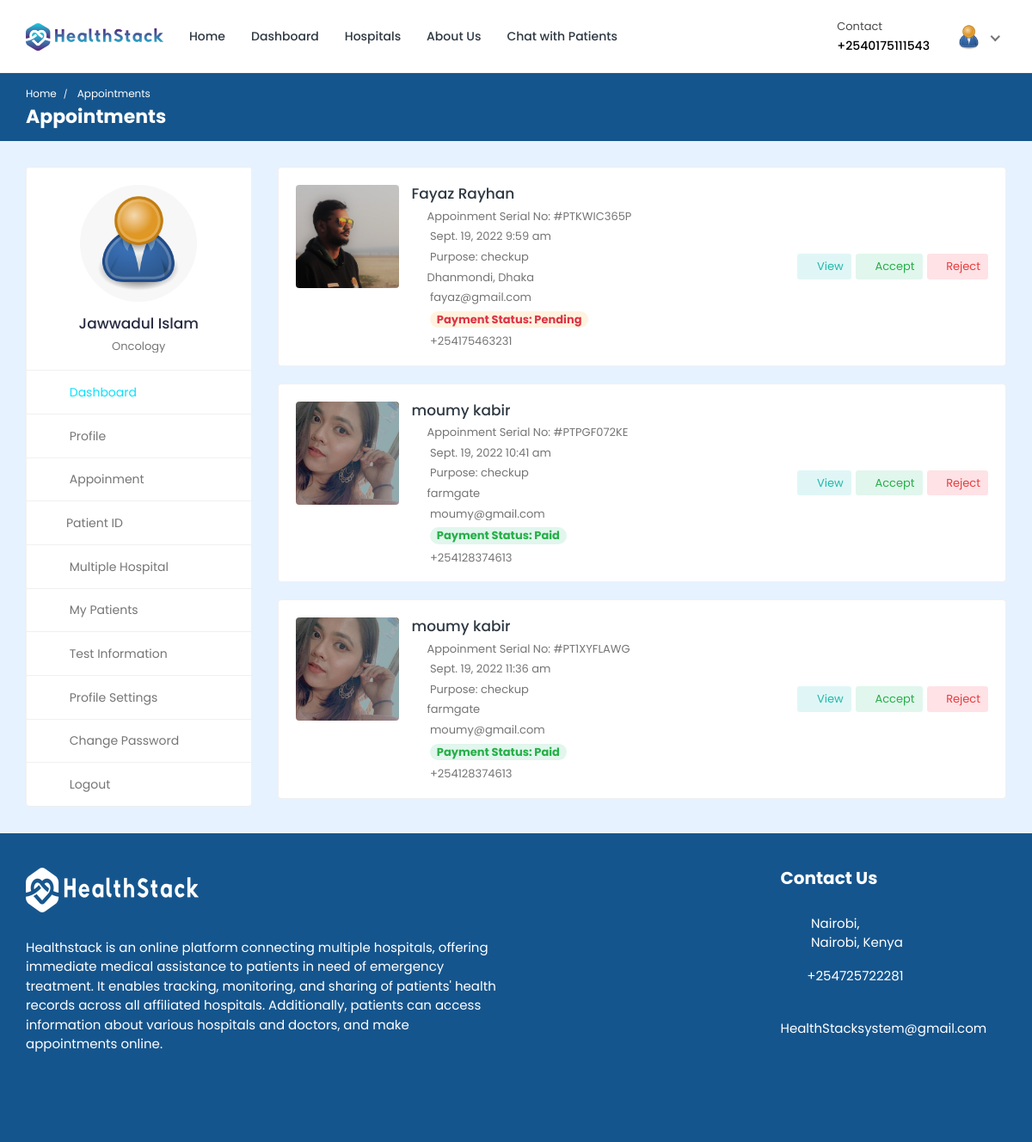
The app's page /doctor/appointments/ (signed in) with its own data.
### doctor/models.py (models this page shows, shortened)
class Doctor_Information(models.Model):
    DOCTOR_TYPE = (
        ('Cardiologists', 'Cardiologists'),
        ('Neurologists', 'Neurologists'),
        ('Pediatricians', 'Pediatricians'),
        ('Physiatrists', 'Physiatrists'),
        ('Dermatologists', 'Dermatologists'),
    )
    doctor_id = models.AutoField(primary_key=True)
    user = models.OneToOneField(User, on_delete=models.CASCADE, null=True, blank=True, related_name='profile')
    name = models.CharField(max_length=200, null=True, blank=True)
    username = models.CharField(max_length=200, null=True, blank=True)
    gender = models.CharField(max_length=200, null=True, blank=True)
    description = models.TextField(max_length=1000, null=True, blank=True)
    department = models.CharField(max_length=200, choices=DOCTOR_TYPE, null=True, blank=True)
    department_name = models.ForeignKey(hospital_department, on_delete=models.SET_NULL, null=True, blank=True)
    specialization = models.ForeignKey(specialization, on_delete=models.SET_NULL, null=True, blank=True)
    featured_image = models.ImageField(upload_to='doctors/', default='doctors/user-default.png', null=True, blank=True)
    certificate_image = models.ImageField(upload_to='doctors_certificate/', default='doctors_certificate/default.png', null=True, blank=True)
    email = models.EmailField(max_length=200, null=True, blank=True)
    phone_number = models.CharField(max_length=200, null=True, blank=True)
    nid = models.CharField(max_length=200, null=True, blank=True)
    visiting_hour = models.CharField(max_length=200, null=True, blank=True)
    consultation_fee = models.IntegerField(null=True, blank=True)
    report_fee = models.IntegerField(null=True, blank=True)
    dob = models.CharField(max_length=200, null=True, blank=True)
    institute = models.CharField(max_length=200, null=True, blank=True)
    degree = models.CharField(max_length=200, null=True, blank=True)
    completion_year = models.CharField(max_length=200, null=True, blank=True)
    work_place = models.CharField(max_length=200, null=True, blank=True)
    designation = models.CharField(max_length=200, null=True, blank=True)
    start_year = models.CharField(max_length=200, null=True, blank=True)
    end_year = models.CharField(max_length=200, null=True, blank=True)
    register_status =  models.CharField(max_length=200, null=True, blank=True)
    hospital_name = models.ForeignKey(Hospital_Information, on_delete=models.SET_NULL, null=True, blank=True)

class Appointment(models.Model):
    APPOINTMENT_TYPE = (
        ('report', 'report'),
        ('checkup', 'checkup'),
    )
    APPOINTMENT_STATUS = (
        ('pending', 'pending'),
        ('confirmed', 'confirmed'),
        ('cancelled', 'cancelled'),
    )
    id = models.AutoField(primary_key=True)
    date = models.DateField(null=True, blank=True)
    time = models.CharField(max_length=200, null=True, blank=True)
    doctor = models.ForeignKey(Doctor_Information, on_delete=models.CASCADE, null=True, blank=True)
    patient = models.ForeignKey(Patient, on_delete=models.CASCADE, null=True, blank=True)
    appointment_type = models.CharField(max_length=200, choices=APPOINTMENT_TYPE)
    appointment_status = models.CharField(max_length=200, choices=APPOINTMENT_STATUS)
    serial_number = models.CharField(max_length=200, null=True, blank=True)
    payment_status = models.CharField(max_length=200, null=True, blank=True, default='pending')
    transaction_id = models.CharField(max_length=255, null=True, blank=True)
    message = models.CharField(max_length=255, null=True, blank=True)

### hospital_admin/models.py (models this page shows, shortened)
class specialization(models.Model):
    specialization_id = models.AutoField(primary_key=True)
    specialization_name = models.CharField(max_length=200, null=True, blank=True)
    hospital = models.ForeignKey(Hospital_Information, on_delete=models.CASCADE, null=True, blank=True)

### hospital/models.py (models this page shows, shortened)
class Patient(models.Model):
    patient_id = models.AutoField(primary_key=True)
    user = models.OneToOneField(User, on_delete=models.CASCADE, null=True, blank=True, related_name='patient')
    name = models.CharField(max_length=200, null=True, blank=True)
    username = models.CharField(max_length=200, null=True, blank=True)
    age = models.IntegerField(null=True, blank=True)
    email = models.EmailField(max_length=200, null=True, blank=True)
    phone_number = models.IntegerField(null=True, blank=True)
    address = models.CharField(max_length=200, null=True, blank=True)
    featured_image = models.ImageField(upload_to='patients/', default='patients/user-default.png', null=True, blank=True)
    blood_group = models.CharField(max_length=200, null=True, blank=True)
    history = models.CharField(max_length=200, null=True, blank=True)
    dob = models.CharField(max_length=200, null=True, blank=True)
    nid = models.CharField(max_length=200, null=True, blank=True)
    serial_number = models.CharField(max_length=200, null=True, blank=True)
    login_status = models.CharField(max_length=200, null=True, blank=True, default="offline")

### doctor/views.py (the view)
# urls.py: path('appointments/',views.appointments, name='appointments'),
@csrf_exempt
@login_required(login_url="doctor-login")
def appointments(request):
    doctor = Doctor_Information.objects.get(user=request.user)
    appointments = Appointment.objects.filter(doctor=doctor).filter(appointment_status='pending').order_by('date')
    context = {'doctor': doctor, 'appointments': appointments}
    return render(request, 'appointments.html', context)

### templates/appointments.html (shortened to what this page needs)
{% load static %}
<!DOCTYPE html>
<html lang="en">
  <head>
    <link
      rel="stylesheet"
      href="{% static 'HealthStack-System/css/Normal/bootstrap.min.css' %}"
    />
    <link
      rel="stylesheet"
      href="{% static 'HealthStack-System/plugins/Normal/fontawesome/css/fontawesome.min.css' %}"
    />
    <link
      rel="stylesheet"
      href="{% static 'HealthStack-System/plugins/Normal/fontawesome/css/all.min.css' %}"
    />
    <link
      rel="stylesheet"
      href="{% static 'HealthStack-System/css/Normal/style.css' %}"
    />
  </head>
  <body>
    <div class="main-wrapper">
      <header class="header">{% include 'doctor-navbar.html' %}</header>
      <div class="breadcrumb-bar">
        <div class="container-fluid">
          <div class="row align-items-center">
            <div class="col-md-12 col-12">
              <nav aria-label="breadcrumb" class="page-breadcrumb">
                <ol class="breadcrumb">
                  <li class="breadcrumb-item">
                    <a href="index-2.html">Home</a>
                  </li>
                  <li class="breadcrumb-item active" aria-current="page">
                    Appointments
                  </li>
                </ol>
              </nav>
              <h2 class="breadcrumb-title">Appointments</h2>
            </div>
          </div>
        </div>
      </div>
      <div class="content">
        <div class="container-fluid">
          <div class="row">
            <div class="col-md-5 col-lg-4 col-xl-3 theiaStickySidebar">
              <div>{% include 'doctor-sidebar.html' %}</div>
            </div>
            <div class="col-md-7 col-lg-8 col-xl-9">
              <div class="appointments">
                {% for app in appointments %}
                <div class="appointment-list">
                  <div class="profile-info-widget">
                    <a href="patient-profile.html" class="booking-doc-img">
                      <img
                        src="{{app.patient.featured_image.url}}"
                        alt="User Image"
                      />
                    </a>
                    <div class="profile-det-info">
                      <h3><a href="{%url 'patient-profile' pk=app.patient.patient_id%}">{{app.patient.name}}</a></h3>
                      <div class="patient-details">
                        <h5>
                          <i class="fas fa-file"></i>Appoinment Serial No: #PT{{app.serial_number}}
                        </h5>
                        <h5>
                          <i class="far fa-clock"></i> {{app.date}} {{app.time}}
                        </h5>
                        <h5>
                          <i class="fas fa-briefcase-medical"></i> Purpose: {{app.appointment_type}}
                        </h5>
                        <h5>
                          <i class="fas fa-map-marker-alt"></i>{{app.patient.address}}
                        </h5>
                        <h5>
                          <i class="fas fa-envelope"></i> {{app.patient.email}}
                        </h5>
                        <h5>
                          {% if app.payment_status == 'pending' %}
                          <i class="fas fa-money-check-alt"></i> <span class="badge badge-pill bg-warning-light">Payment Status: Pending</span>
                          {% endif %}
                          {% if app.payment_status == 'VALID' %}
                          <i class="fas fa-money-check-alt"></i> <span class="badge badge-pill bg-success-light">Payment Status: Paid</span>
                          {% endif %}
                        </h5>
                        <h5 class="mb-0">
                          <i class="fas fa-phone"></i> +254{{app.patient.phone_number}}
                        </h5>
                      </div>
                    </div>
                  </div>
                  <div class="appointment-action">
                    <a href="#" class="btn btn-sm bg-info-light" data-toggle="modal" data-target="#appt_details"><i class="far fa-eye"></i> View</a>
                    <a href="{% url 'accept-appointment' pk=app.id %}" onclick="return confirm('Accept appointment?');" class="btn btn-sm bg-success-light"><i class="fas fa-check"></i> Accept</a>
                    <a href="{% url 'reject-appointment' pk=app.id %}" onclick="return confirm('Reject Appointment?');" class="btn btn-sm bg-danger-light"><i class="fas fa-times"></i> Reject</a>
                  </div>
                </div>
                {% endfor %}
              </div>
            </div>
          </div>
        </div>
      </div>
      {% include 'footer.html' %}
    </div>
  </body>
</html>

### templates/doctor-navbar.html (shortened to what this page needs)
{% load static %}
<nav class="navbar navbar-expand-lg header-nav">
  <div class="navbar-header">
    <a href="{% url 'hospital_home'%}" class="navbar-brand logo">
      <img
        src="{% static 'HealthStack-System/images/Normal/logo.jpg' %}"
        class="img-fluid"
        alt="Logo"
      />
    </a>
  </div>
  <div class="main-menu-wrapper">
    <ul class="main-nav">
      <li>
        <a href="{% url 'hospital_home'%}">Home</a>
      </li>
      <li>
        <a href="{% url 'doctor-dashboard'%}">Dashboard</a>
      </li>
      <li><a href="{% url 'multiple-hospital' %}" style="text-decoration: none;">Hospitals</a></li>
      <li>
        <a href="{% url 'about-us'%}">About Us</a>
      </li>
      <li>
        <a href="{% url 'chat-home' pk=user.id %}">Chat with Patients</a>
      </li>
    </ul>
  </div>
  <ul class="nav header-navbar-rht">
    <li class="nav-item contact-item">
      <div class="header-contact-img">
        <i class="far fa-hospital"></i>
      </div>
      <div class="header-contact-detail">
        <p class="contact-header">Contact</p>
        <p class="contact-info-header">+254{{doctor.phone_number}}</p>
      </div>
    </li>
    <li class="nav-item dropdown has-arrow logged-item">
      <a href="#" class="dropdown-toggle nav-link" data-toggle="dropdown">
        <span class="user-img">
          <img
            class="rounded-circle"
            src="{{ doctor.featured_image.url }}"
            width="31"
            alt="Darren Elder"
          />
        </span>
      </a>
    </li>
  </ul>
</nav>

### templates/doctor-sidebar.html (shortened to what this page needs)
{% load static %}
<div class="profile-sidebar">
  <div class="widget-profile pro-widget-content">
    <div class="profile-info-widget">
      <a href="#" class="booking-doc-img">
        <img
          src="{{ doctor.featured_image.url }}"
          alt="User Image"
        />
      </a>
      <div class="profile-det-info">
        <h3>{{ doctor.name }}</h3>
        <div class="patient-details">
          <h5 class="mb-0">{{doctor.specialization.specialization_name}}</h5>
        </div>
      </div>
    </div>
  </div>
  <div class="dashboard-widget">
    <nav class="dashboard-menu sidebar">
      <ul>
        <li class="active">
          <a href="{% url 'doctor-dashboard' %}">
            <i class="fas fa-columns"></i>
            <span>Dashboard</span>
          </a>
        </li>
        <li>
        <a href="{% url 'doctor-profile' pk=doctor.doctor_id %}">
          <i class="fas fa-user"></i>
          <span>Profile</span>
        </a>
      </li>
        <li>
          <a href="{% url 'appointments'%}">
            <i class="fas fa-user-circle"></i>
            <span>Appoinment</span>
          </a>
        </li>
        <li class="nav-item has-submenu">
            <a href="#" class="nav-link"><i class="fas fa-search"></i><span>Patient ID</span></a>
        </li>
        <li>
          <a href="{% url 'multiple-hospital' %}">
            <i class="fas fa-hospital"></i>
            <span>Multiple Hospital</span>
          </a>
      </li>
        <li>
          <a href="{% url 'my-patients' %}">
            <i class="fas fa-user-injured"></i>
            <span>My Patients</span>
          </a>
        </li>
        <li>
          <a href="{% url 'doctor-test-list'%}" target="_blank">
            <i class="fas fa-hourglass-start"></i>
            <span>Test Information</span>
          </a>
        </li>
        <li>
          <a
            href="{% url 'doctor-profile-settings' %}"
          >
            <i class="fas fa-user-cog"></i>
            <span>Profile Settings</span>
          </a>
        </li>
        <li>
          <a href="{% url 'doctor-change-password' pk=user.id%}">
            <i class="fas fa-lock"></i>
            <span>Change Password</span>
          </a>
        </li>
        <li>
          <a href="{% url 'doctor-logout'%}">
            <i class="fas fa-sign-out-alt"></i>
            <span>Logout</span>
          </a>
        </li>
      </ul>
    </nav>
  </div>
</div>

### records on screen
Doctor_Information: phone_number "0175111543", featured_image (placeholder picture), name "Jawwadul Islam", specialization.specialization_name "Oncology"
Appointment: patient.featured_image (picture), patient.name "Fayaz Rayhan", serial_number "KWIC365P", date "Sept. 19, 2022", time "9:59 am", appointment_type "checkup", patient.address "Dhanmondi, Dhaka", patient.email "fayaz@gmail.com", payment_status "Payment Status: Pending", patient.phone_number "175463231"
Appointment: patient.featured_image (picture), patient.name "moumy kabir", serial_number "PGF072KE", date "Sept. 19, 2022", time "10:41 am", appointment_type "checkup", patient.address "farmgate", patient.email "moumy@gmail.com", payment_status "Payment Status: Paid", patient.phone_number "128374613"
Appointment: patient.featured_image (picture), patient.name "moumy kabir", serial_number "1XYFLAWG", date "Sept. 19, 2022", time "11:36 am", appointment_type "checkup", patient.address "farmgate", patient.email "moumy@gmail.com", payment_status "Payment Status: Paid", patient.phone_number "128374613"
